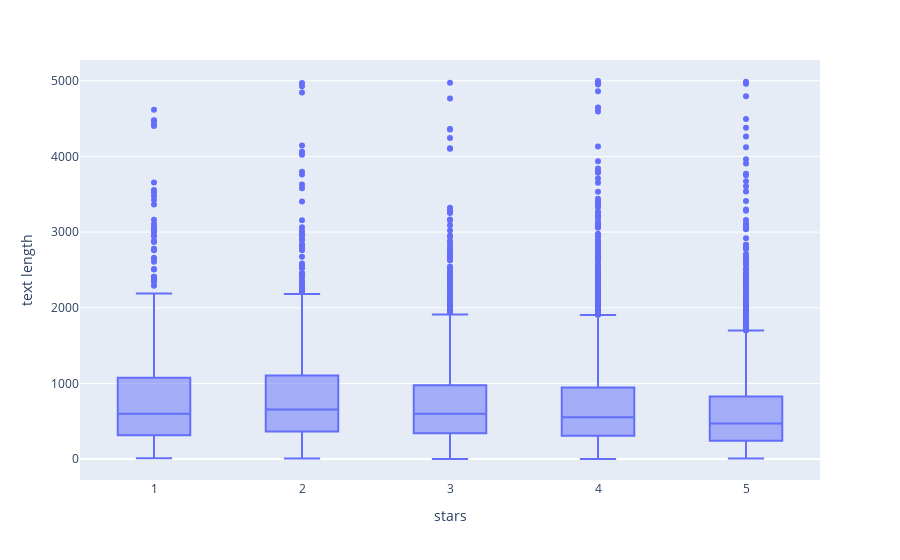

Source (notebook cell):
### Code cell
# yelp.iplot(kind='box',x='stars',y='text length')
fig = px.express.box(yelp,x=yelp['stars'], y = yelp['text length'])
# fig.update_xaxes(type='category')
fig.show()

### Figure 1 — Plotly figure (JSON) as saved in the notebook; plotly's stock layout.template omitted (floating-point values rounded to 4 significant figures; data arrays with more than 128 entries replaced by an {"elided": "..."} marker saying what was removed)
{"data": [{"alignmentgroup": "True", "hovertemplate": "stars=%{x}<br>text length=%{y}<extra></extra>", "legendgroup": "", "marker": {"color": "#636efa"}, "name": "", "notched": false, "offsetgroup": "", "orientation": "v", "showlegend": false, "type": "box", "x": {"elided": "10000 int values"}, "x0": " ", "xaxis": "x", "y": {"elided": "10000 int values"}, "y0": " ", "yaxis": "y"}], "layout": {"boxmode": "group", "legend": {"tracegroupgap": 0}, "margin": {"t": 60}, "xaxis": {"anchor": "y", "domain": [0, 1], "title": {"text": "stars"}}, "yaxis": {"anchor": "x", "domain": [0, 1], "title": {"text": "text length"}}}}
